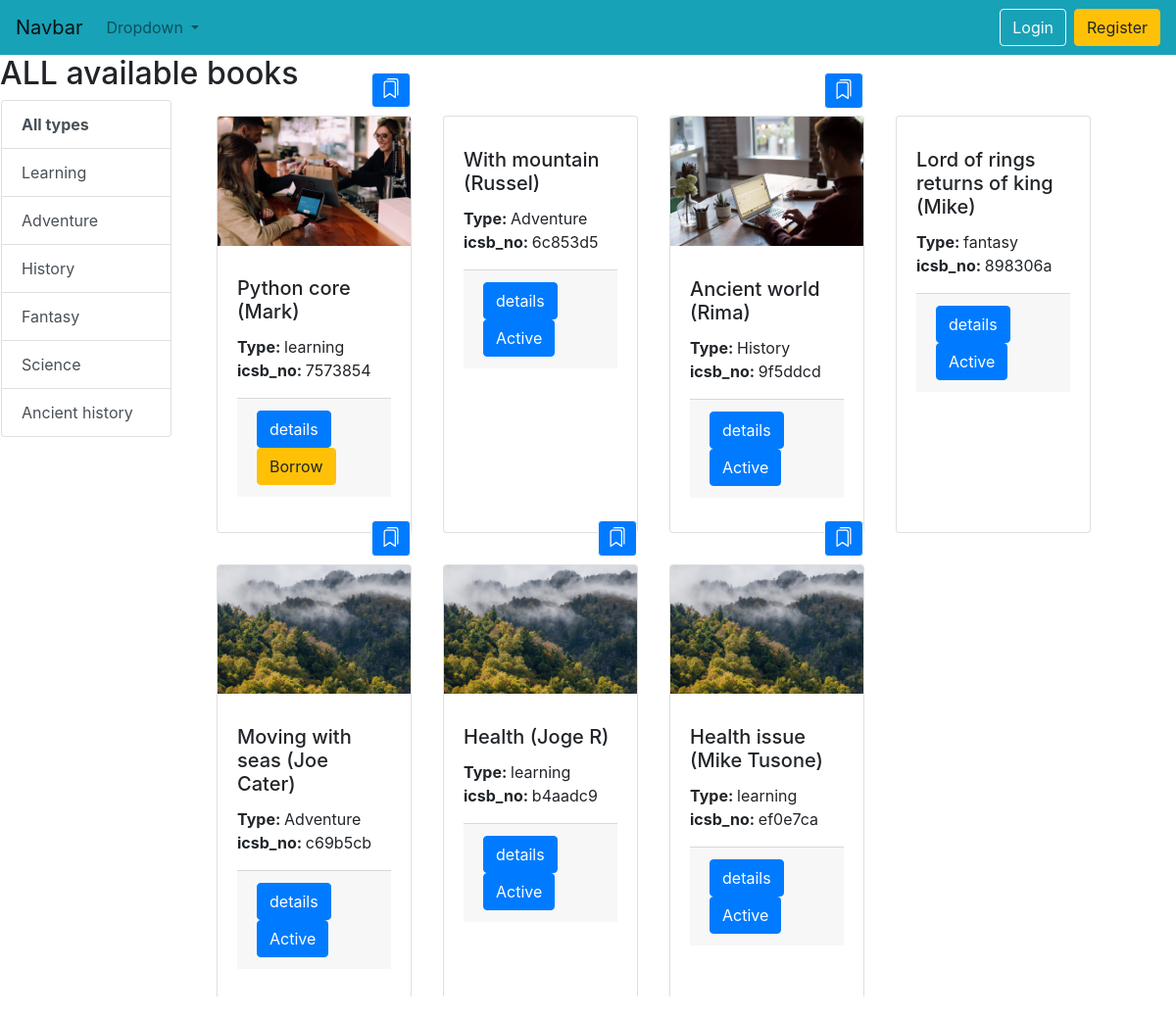
Screenshot of /avb/ with the database file from the repository.
### school/models.py (models this page shows, shortened)
class Category(models.Model):
    type=models.CharField(max_length=20)
    @staticmethod
    def get_all_categories():
        return Category.objects.all()
    def __str__(self):
        return f"{self.type},{str(self.id)}"

class Books(models.Model):
    name=models.CharField(max_length=20)
    Author=models.CharField(max_length=20)
    category=models.ForeignKey(Category,on_delete=models.CASCADE)
    book_img=models.ImageField(upload_to='book_image',null=True,blank=True)
    created_at=models.DateTimeField(auto_now_add=True)
    updated_at=models.DateTimeField(auto_now_add=True)
    status=models.CharField(choices=status_choice,default='active',max_length=10)

class Book_unique_no(models.Model):
    book_name=models.OneToOneField(Books,on_delete=models.CASCADE,related_name='book_name')
    icsb_no=models.CharField(max_length=10)
    created_at=models.DateTimeField(auto_now_add=True)

### school/views.py (the view)
# urls.py: path('avb/',views.Available_books,name='available_books'),
def Available_books(request):
    available_categories=Category.get_all_categories()
    category_id = request.GET.get('category')
    if category_id is not None :
        available_books=Books.objects.filter(category=category_id )
        d2=[]
        for i in available_books:
            d2.append(Book_unique_no.objects.get(id=i.id))
    else:
        available_books=Books.objects.all()
        d2=[]
        for i in available_books:
           d2.append(Book_unique_no.objects.get(id=i.id))
        a=Issue_book.objects.all()
        for i in a:
            pass
    return render(request,'all_available_books.html',context={'data':zip(available_books,tuple(d2)),'available_categories':available_categories,})

### school/templatetags/customfilter.py (called while the page is built)
@register.filter(name='Short')
def Short(data):
    p=str(data).split(',')
    return p[0]

### school/templates/all_available_books.html (shortened to what this page needs)
{% extends 'base.html' %}
{% block content1 %}
{% load customfilter %}
<h2>ALL available books</h2>
<div class="row">
  <div class="col-lg-2 col-md-2 pl-3">
    <div class="list-group">
      <a href="{% url 'available_books' %}" class="list-group-item list-group-item-action  "><strong>All types</strong></a>
      {% for m in available_categories %}
      <a href="/avb/?category={{m.id}}" class="list-group-item list-group-item-action ">{{m.type|capfirst}}</a>
      {% endfor %}
    </div>
  </div>
  <div class="col-lg-10 col-md-10 col-sm-12 col-12 mx-auto">
    <div class="container-fluid">
      <div class="row">
        {% for i,j in data %}
          <div class="card  m-3 " style="width:20%;">
            <img class="card-img-top " src="{{i.book_img.url}}" alt="" style='width:100%;'  >
             <span class='m1'>
              <a  href="/fav/?unique_id={{j.id}}"  class="badge badge-primary border border-light" >
              </a>
            </span>
              <div class="card-body" style='position:relative;bottom:25px; padding-bottom:10px' >
                <h5 class="card-title ">{{i.name|capfirst}} ({{i.Author|title}})</h5>
                <p class="card-text"><strong>Type: </strong>{{i.category|Short}}<br>
                  <strong>icsb_no: </strong>{{j.icsb_no}}
                </p>
                <div class='card-footer text-muted'>
                  <a href="{% url 'book_detail' i.id %}" class="btn btn-primary ">details</a>
                  {% if i.status == 'active' %}
                  <button type="button" class="btn btn-primary " data-toggle="modal" data-target="#exampleModal-{{forloop.counter}}">
                    Active
                  </button>
                  {% elif i.status == 'borrow' %}
                  <button type="button" class="btn btn-warning  "style="cursor: no-drop;">
                    Borrow
                  </button>
                  {% endif %}
                </div>
              </div>
          </div>
        {% endfor %}
      </div>
    </div>
  </div>
</div>
{% endblock %}

### school/templates/base.html (shortened to what this page needs)
<!DOCTYPE html>
{% load static %}
<html lang="en">
<head>
    <link rel="stylesheet" href="https://cdn.jsdelivr.net/npm/bootstrap@4.0.0/dist/css/bootstrap.min.css">
   <link rel="stylesheet" type="text/css" href="https://cdn.datatables.net/1.12.1/css/jquery.dataTables.css">
</head>
<body onload="myfun()">
     <nav class="navbar navbar-expand-lg navbar-light bg-info">
        <a class="navbar-brand" href="{% url 'h' %}">Navbar</a>
        <div class="collapse navbar-collapse" id="navbarSupportedContent">
          <ul class="navbar-nav mr-auto">
            <li class="nav-item dropdown">
              <a class="nav-link dropdown-toggle" href="#" id="navbarDropdown" role="button" data-toggle="dropdown" aria-haspopup="true" aria-expanded="false">
                Dropdown
              </a>
            </li>
          </ul>
          <div class="form-inline my-2 my-lg-0">
            {% if not request.user.is_authenticated %}
            <a class="btn btn-outline-light mr-2" href="{% url 'login' %}" role="button">Login</a>
            <a class="btn btn-warning" href="{% url 'signup' %}" role="button">Register</a>
            {% else %}
            <a class="btn btn-outline-light mr-2" href="{% url 'd' %}" role="button">Dashboard</a>
            <a class="btn btn-warning" href="{% url 'logout' %}" role="button">Logout</a>
            {% endif %}
          </div>
        </div>
    </nav>
    <section>
      {% block content1 %}{% endblock content1 %}
    </section>
</body>
</html>

### rows the page displays
Category: type "Learning"
Category: type "Adventure"
Category: type "History"
Category: type "Fantasy"
Category: type "Science"
Category: type "Ancient history"
Books: book_img (picture), name "Python core", Author "Mark", category|Short "learning", icsb_no "7573854", status "Borrow"
Books: name "With mountain", Author "Russel", category|Short "Adventure", icsb_no "6c853d5"
Books: book_img (picture), name "Ancient world", Author "Rima", category|Short "History", icsb_no "9f5ddcd"
Books: name "Lord of rings returns of king", Author "Mike", category|Short "fantasy", icsb_no "898306a"
Books: book_img (picture), name "Moving with seas", Author "Joe Cater", category|Short "Adventure", icsb_no "c69b5cb"
Books: book_img (picture), name "Health", Author "Joge R", category|Short "learning", icsb_no "b4aadc9"
Books: book_img (picture), name "Health issue", Author "Mike Tusone", category|Short "learning", icsb_no "ef0e7ca"
